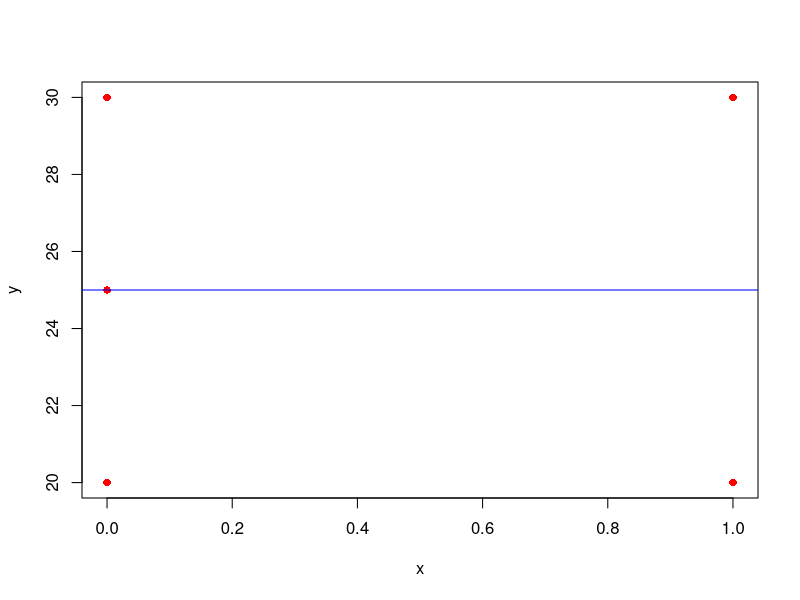
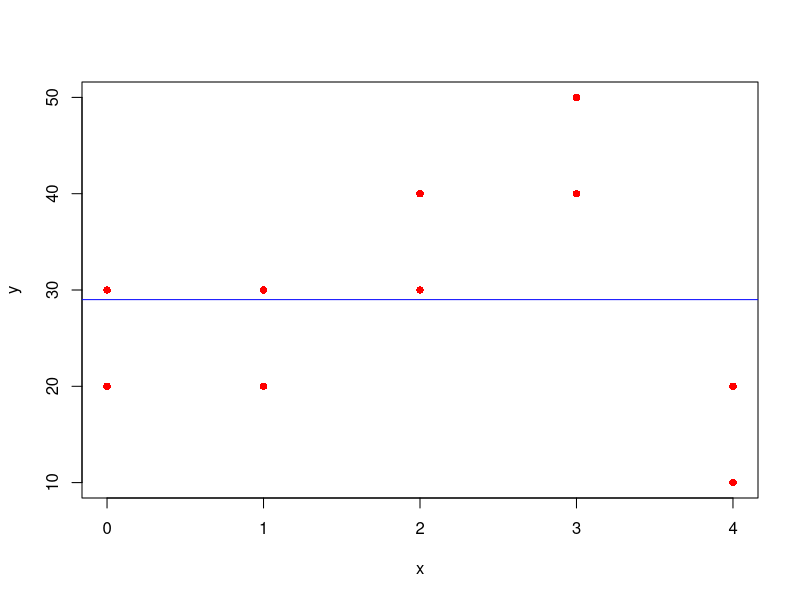
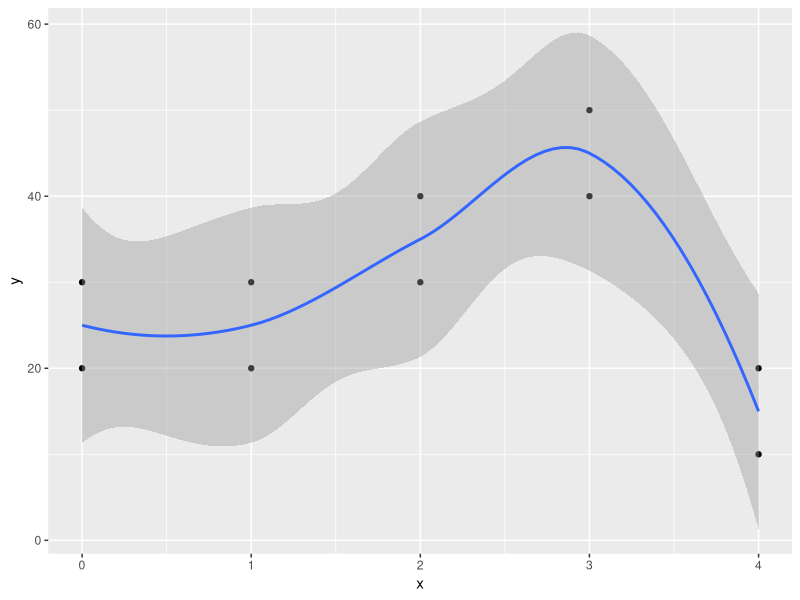
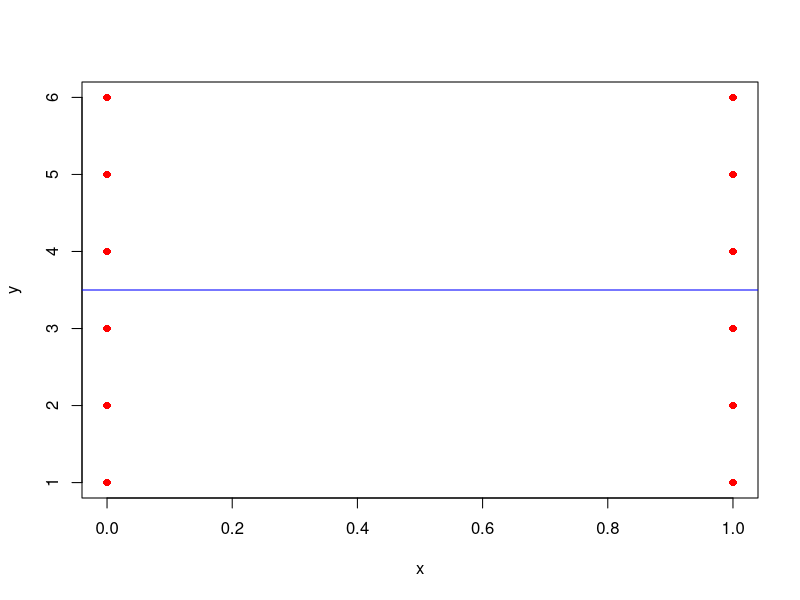
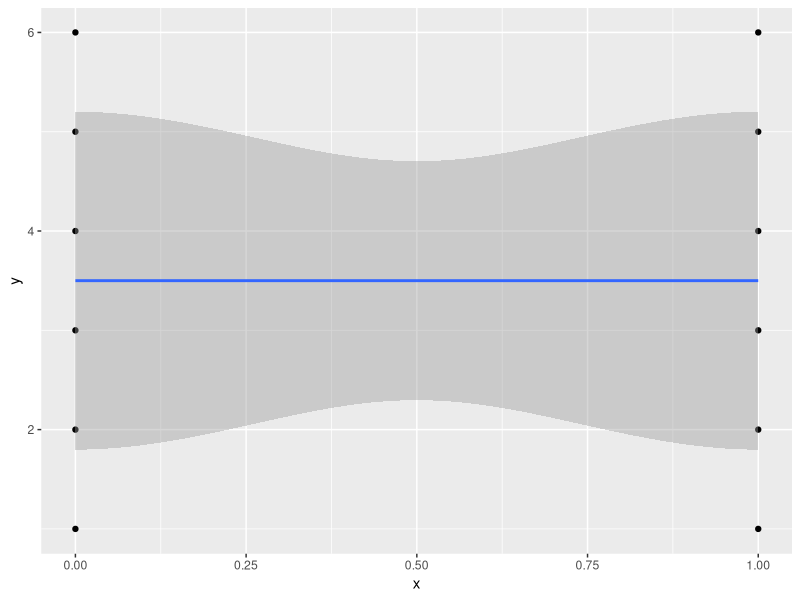

Here is the R script that generated these plots, in order:
#Prof. Pedram Jahangiry
# x and y are mean independent and cor = 0. But they are not strongly independent. 

y = c(20, 25, 30,30,20)
x= c(0,0,1,0,1)


plot(x,y, col='red', pch=16)
cor(y,x)

# linear relationship?
reg <- lm(y~x)
abline(reg, col='blue')


# x and y are NOT mean independent and cor = 0. But they are not strongly independent. 


y = c (20, 30,20,30, 30, 40, 40, 50, 10, 20)
x= c(0,0,1,1, 2,2,3,3,4,4)
cor(y,x)


plot(x,y, col='red', pch=16)




# linear relationship?
reg <- lm(y~x)
abline(reg, col='blue')


# Non-linear relationship
library(ggplot2)
library(dplyr)

data <- cbind(y,x) %>% data.frame()

ggplot(data,aes(x, y)) +
  geom_point() +
  geom_smooth()


# x and y are  mean independent and cor = 0. and they are strongly independent. 

y = c(1,2,3,4,5,6,1,2,3,4,5,6) # rolling a fair dice
x= c(1,1,1,1,1,1,0,0,0,0,0,0)  # flipping a coin
cor(y,x)

# linear relationship?
plot(x,y, col='red', pch=16)
reg <- lm(y~x)
abline(reg, col='blue')

# Non-linear relationship
data <- cbind(y,x) %>% data.frame()
ggplot(data,aes(x, y)) +
  geom_point() +
  geom_smooth()


#----------------------------------------------------------------
